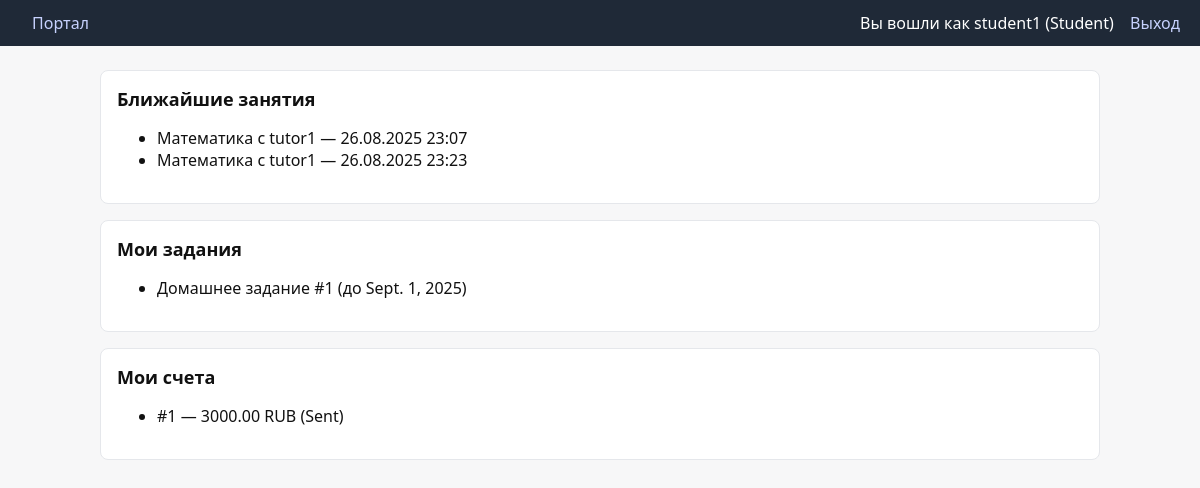
Screenshot of / (signed in) with the database file from the repository.
### accounts/models.py (models this page shows, shortened)
class User(AbstractUser):
    role = models.CharField(
        max_length=20,
        choices=Role.choices,
        default=Role.STUDENT,
        help_text="User role determining available features",
    )
    parents = models.ManyToManyField(
        "self",
        blank=True,
        symmetrical=False,
        related_name="children",
        help_text="Link parent users to this student user",
    )

### lessons/models.py (models this page shows, shortened)
class Lesson(models.Model):
    tutor = models.ForeignKey(
        settings.AUTH_USER_MODEL,
        on_delete=models.CASCADE,
        related_name="taught_lessons",
        limit_choices_to={"role": "TUTOR"},
    )
    student = models.ForeignKey(
        settings.AUTH_USER_MODEL,
        on_delete=models.CASCADE,
        related_name="lessons",
        limit_choices_to={"role": "STUDENT"},
    )
    subject = models.ForeignKey(Subject, on_delete=models.PROTECT)
    scheduled_at = models.DateTimeField()
    duration_minutes = models.PositiveIntegerField(default=60)
    status = models.CharField(
        max_length=20, choices=LessonStatus.choices, default=LessonStatus.SCHEDULED
    )
    notes = models.TextField(blank=True)
    class Meta:
        ordering = ["-scheduled_at"]

class Subject(models.Model):
    name = models.CharField(max_length=100, unique=True)

class Assignment(models.Model):
    title = models.CharField(max_length=200)
    description = models.TextField(blank=True)
    lesson = models.ForeignKey(Lesson, null=True, blank=True, on_delete=models.SET_NULL)
    student = models.ForeignKey(
        settings.AUTH_USER_MODEL,
        on_delete=models.CASCADE,
        related_name="assignments",
        limit_choices_to={"role": "STUDENT"},
    )
    assigned_by = models.ForeignKey(
        settings.AUTH_USER_MODEL,
        on_delete=models.CASCADE,
        related_name="assigned_homework",
        limit_choices_to={"role": "TUTOR"},
    )
    due_date = models.DateField(null=True, blank=True)
    created_at = models.DateTimeField(default=timezone.now)
    class Meta:
        ordering = ["-created_at"]

### billing/models.py (models this page shows, shortened)
class Invoice(models.Model):
    student = models.ForeignKey(
        settings.AUTH_USER_MODEL,
        on_delete=models.CASCADE,
        related_name="invoices",
        limit_choices_to={"role": "STUDENT"},
    )
    parent = models.ForeignKey(
        settings.AUTH_USER_MODEL,
        on_delete=models.SET_NULL,
        null=True,
        blank=True,
        related_name="payable_invoices",
        limit_choices_to={"role": "PARENT"},
    )
    amount = models.DecimalField(max_digits=9, decimal_places=2)
    currency = models.CharField(max_length=10, default="RUB")
    status = models.CharField(max_length=20, choices=InvoiceStatus.choices, default=InvoiceStatus.DRAFT)
    issued_at = models.DateTimeField(default=timezone.now)
    due_date = models.DateField(null=True, blank=True)
    paid_at = models.DateTimeField(null=True, blank=True)
    description = models.CharField(max_length=255, blank=True)
    class Meta:
        ordering = ["-issued_at"]

### accounts/views.py (the view, shortened to what this page needs)
# urls.py: path("", views.dashboard, name="dashboard"),
@login_required
def dashboard(request):
    user = request.user
    if user.role == Role.ADMIN:
        return render(request, "dashboard_admin.html", {})
    if user.role == Role.STUDENT:
        upcoming_lessons = (
            Lesson.objects.filter(student=user).order_by("scheduled_at")[:10]
        )
        my_assignments = Assignment.objects.filter(student=user).order_by("-created_at")[:10]
        my_submissions = Submission.objects.filter(student=user).order_by("-submitted_at")[:10]
        my_invoices = Invoice.objects.filter(student=user).order_by("-issued_at")[:10]
        return render(
            request,
            "dashboard_student.html",
            {
                "upcoming_lessons": upcoming_lessons,
                "my_assignments": my_assignments,
                "my_submissions": my_submissions,
                "my_invoices": my_invoices,
            },
        )

### templates/dashboard_student.html (shortened to what this page needs)
{% extends "base.html" %}
{% block content %}
  <div class="card">
    <h2>Ближайшие занятия</h2>
    <ul>
      {% for l in upcoming_lessons %}
        <li>{{ l.subject.name }} с {{ l.tutor.username }} — {{ l.scheduled_at|date:"d.m.Y H:i" }}</li>
      {% empty %}
        <li>Нет занятий</li>
      {% endfor %}
    </ul>
  </div>
  <div class="card">
    <h2>Мои задания</h2>
    <ul>
      {% for a in my_assignments %}
        <li>{{ a.title }} (до {{ a.due_date|default:"—" }})</li>
      {% empty %}
        <li>Нет заданий</li>
      {% endfor %}
    </ul>
  </div>
  <div class="card">
    <h2>Мои счета</h2>
    <ul>
      {% for inv in my_invoices %}
        <li>#{{ inv.id }} — {{ inv.amount }} {{ inv.currency }} ({{ inv.get_status_display }})</li>
      {% empty %}
        <li>Нет счетов</li>
      {% endfor %}
    </ul>
  </div>
{% endblock %}

### templates/base.html (shortened to what this page needs)
<!DOCTYPE html>
<html lang="ru">
  <head>
  </head>
  <body>
    <header>
      <div>
        <a href="/">Портал</a>
      </div>
      <nav>
        {% if request.user.is_authenticated %}
          <span>Вы вошли как {{ request.user.username }} ({{ request.user.get_role_display }})</span>
          <a href="/logout/">Выход</a>
        {% else %}
          <a href="/login/">Вход</a>
        {% endif %}
      </nav>
    </header>
    <main>
      {% block content %}{% endblock %}
    </main>
  </body>
  </html>

### templates/base.html (style rules this page uses)
body { font-family: system-ui, -apple-system, Segoe UI, Roboto, Ubuntu, Cantarell, Noto Sans, Arial, sans-serif; margin: 0; background: #f7f7f8; color: #111; }
header { background: #1f2937; color: #fff; padding: 12px 20px; display: flex; align-items: center; justify-content: space-between; }
header a { color: #c7d2fe; text-decoration: none; margin-left: 12px; }
main { max-width: 1000px; margin: 24px auto; padding: 0 16px; }
.card { background: #fff; border: 1px solid #e5e7eb; border-radius: 8px; padding: 16px; margin-bottom: 16px; }
h2 { font-size: 18px; margin-top: 0; }

### rows the page displays
User: user.username "student1", user.role "Student"
Lesson: subject.name "Математика", tutor.username "tutor1", scheduled_at "26.08.2025 23:07"
Lesson: subject.name "Математика", tutor.username "tutor1", scheduled_at "26.08.2025 23:23"
Assignment: title "Домашнее задание #1", due_date "Sept. 1, 2025"
Invoice: id "1", amount "3000.00", currency "RUB", status "Sent"
